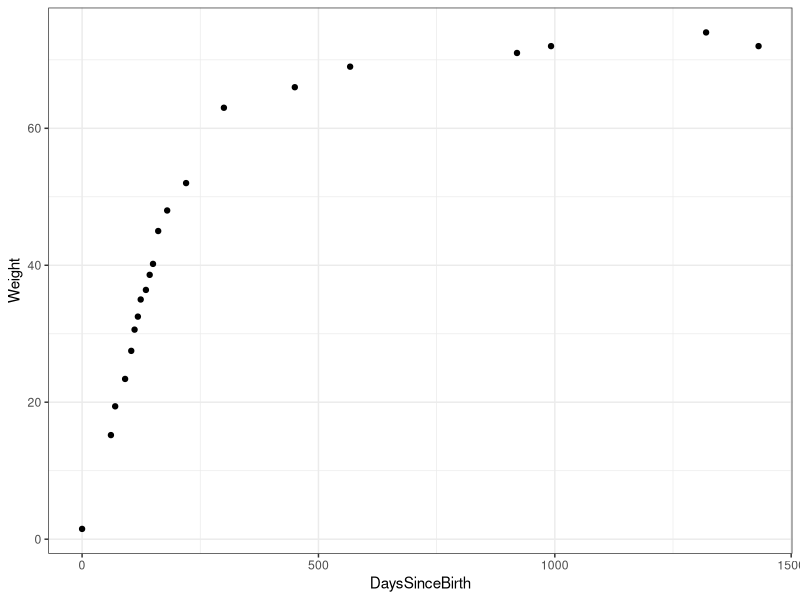
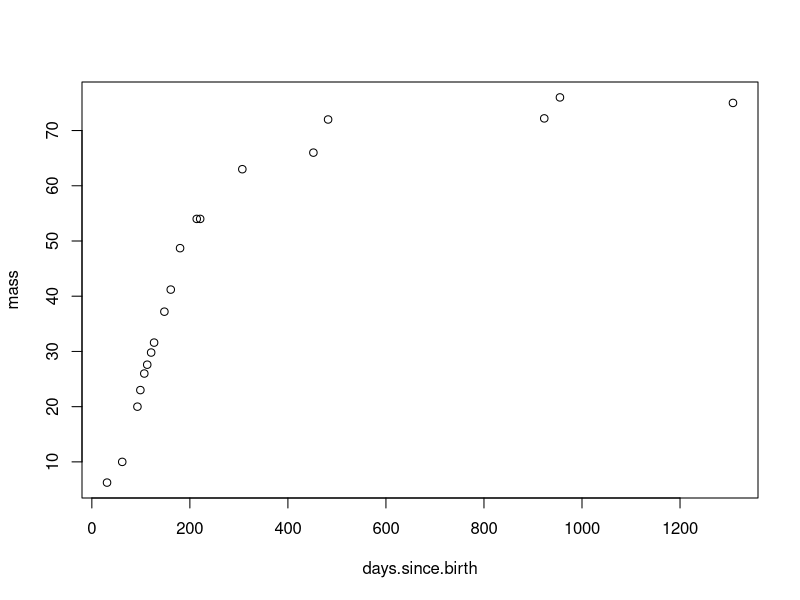

R code for these plots, in order: (Note: this script raises an error after producing the figures.)
# ////////////////////////////////
# Sadie-Brook Maitland's Growth Analysis
#
# Created by Bryan M Maitland
# Date Created: 27 NOV 2016
# Last Modified: 27 NOV 2016
# ////////////////////////////////

library(tidyverse)

# Set WD
# Read in data. Contains Brook's mass (lbs.) with corresponding date of
#  measurment and number of days since birth or whelping.
dat <- read_csv("BrookWeight.csv")

# Convert date to POSIXct format
# Plot to check data; always look at your data first!
dat %>% 
  ggplot(aes(x = DaysSinceBirth, y = Weight)) + 
  geom_point() + 
  theme_bw()

# ////////////////////////////////////////////////////
# ////////////////////////////////////////////////////
# BEGIN Logistic Function Modeling section
# ////////////////////////////////////////////////////

# Over time, Brook's growth should look like a logistic function:
#   put on pounds fast and early, then level off. 
# A logistic growth model can be applied using nls
#   nls = non-linear least squares

# Data from Brian Chenge online example:
# Here's the data
mass<-
  c(6.25,10,20,23,26,27.6,29.8,31.6,37.2,41.2,48.7,54,54,63,66,72,72.2,76,75) #Wilson's mass in pounds
days.since.birth<-
  c(31,62,93,99,107,113,121,127,148,161,180,214,221,307,452,482,923,955,1308) #days since Wilson's birth

data<-data.frame(mass,days.since.birth) #create the data frame
plot(mass~days.since.birth, data=data) #always look at your data first!

# Logistic growth function can be written as:
#   y <- phi1 / (1 + exp ( -(phi2 + phi3 * x)))
# y = Brook's mass (or can be population size or responce var showing logistic growth)
# phi1 = 1st parameter = asymptote (e.g. Brook's stable adult mass)
# phi2 = 2nd parameter = 
# phi3 = 3rd parameter = growth param = describes how quickly y appraoches asymptote
# x = the input variable, in our case, days since Brook's birth

# One important difference b/w "nls" and other models (e.g. ordinary least squares)
#   is that "nls" requires initial starting parameters. This is b/w R will 
#   iteratively evauluate and tweak model parameters to minimize model error
#   (hence the least-squares part), but R needs a place to start.

# 1. To do so, call coefficients of a linear model (slope and intercept) using 
#   the logit transform (log of the odds) and scaling by y by a 
#   reasonable approx. of the asymptote (e.g 100 lbs.)
coef(lm(logit(mass/100)~days.since.birth,data=data))

# 2. Use values from above in nls function as starting params
#   Here, we comstruct the model using the starting params, 
#   Trace returns the iterations. 
wilson <-nls (mass ~ phi1 / (1 + exp ( -(phi2 + phi3 * days.since.birth))),
            start = list(phi1 = 100, phi2 = -1.096, phi3 = .002), 
            data=data,trace=TRUE)
# The 1st column is the erroe (sums of squared error?) and the 
#   remaining columns are the model params.
#   R took 11 iterations to reach model params it was happy with

# 4. Lets check the summary
summary(wilson)
# We can see the initial params are not too far off. 

# 5. Create model predictings and plot the data
# Set parameters
phi1 <- coef(wilson)[1]
phi2 <- coef(wilson)[2]
phi3 <- coef(wilson)[3]
# Construct a range of x values bounded by the data
x <- c(min(data$days.since.birth):max(data$days.since.birth)) 
# Predicted mass of x from above line
y <- phi1 / (1 + exp(-(phi2 + phi3 * x)))
# Create the prediction data frame
predict <- data.frame(x,y) 
# Plot it
ggplot(data = data, aes(x = days.since.birth, y = mass))+
  geom_point(color = 'blue', size=5) +
  theme_bw() +
  labs(x ='Days Since Birth', y = 'Mass (lbs)') +
  scale_x_continuous(breaks = c(0,250,500,750,1000,1250)) +
  scale_y_continuous(breaks = c(0,10,20,30,40,50,60,70,80)) +
  theme(axis.text = element_text(size = 18), axis.title = element_text(size = 24)) +
  geom_line(data = predict, aes(x = x, y = y), size = 1)

# Looks like a good model. It suggests that Wilson should asymptote at 71.57 lbs
#   (loose some weight Wilson!). 
# The model is under-predicting (under-estimating) his weight in the later region
#   of data, prob b/c of the 2 data points near inflection point. Still, good!

# ////////////////////////////////////////////////////
# END Logistic Function Modeling section
# ////////////////////////////////////////////////////






